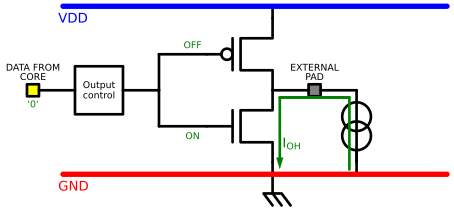

This chart was generated by the following Python code:
import schemdraw
from schemdraw import dsp, logic
from schemdraw import elements as elem

with schemdraw.Drawing() as d:
    d.config(unit=0.5)

    pfet = elem.PFet().reverse()
    nfet = elem.NFet().reverse()

    p = (
        logic.Line()
        .left(d.unit * 2)
        .at(pfet.gate)
        .label("OFF", "top", ofst=(-0.2, -0.1), fontsize=d.unit * 14, color="green")
    )
    n = (
        logic.Line()
        .left(d.unit * 2)
        .at(nfet.gate)
        .label("ON", "bottom", ofst=(-0.2, 0.1), fontsize=d.unit * 14, color="green")
    )

    mid_point = (p.end[0], pfet.drain[1])
    logic.Line().left(d.unit * 1.5).at(mid_point)
    dsp.Square().scale(d.unit * 2.0).label(
        "Output\ncontrol", halign="center", valign="center", fontsize=d.unit * 14
    )
    logic.Line().left(d.unit * 1.5)
    dsp.Square().scale(d.unit * 0.5).fill("yellow").label(
        "DATA FROM\nCORE", "top", ofst=(0, -d.unit * 0.5), fontsize=d.unit * 14
    ).label(
        "'0'", "bottom", ofst=(0, d.unit * 0.5), fontsize=d.unit * 14, color="green"
    )
    logic.Line().right(d.unit * 1.5).at(nfet.drain)
    dsp.Square().scale(d.unit * 0.5).fill("gray").label(
        "EXTERNAL\nPAD", "top", ofst=(0, d.unit * 0.5), fontsize=d.unit * 14
    )
    logic.Line().right(d.unit * 1.5)
    down_line = logic.Line().down(d.unit * 0.5)
    down_line2 = logic.Line().down(d.unit * 2.5)
    cm = elem.CurrentMirror().down().at(down_line.end)

    logic.Wire("|-").at(mid_point).to(p.end)
    logic.Wire("|-").at(mid_point).to(n.end)

    vdd_y = pfet.source[1] + d.unit * 0.5
    gnd_y = nfet.source[1] - d.unit * 0.5

    logic.Wire("|-").at(pfet.source).to((pfet.source[0], vdd_y))
    logic.Wire("|-").at(nfet.source).to((nfet.source[0], gnd_y))
    logic.Wire("|-").at(cm.end).to((cm.end[0], gnd_y))
    elem.GroundChassis().reverse().at((nfet.source[0], gnd_y))

    # [start] Current
    current_offset = d.unit * 0.3

    start_pt = (cm.end[0] - current_offset, gnd_y + 0.1)
    corner1 = (cm.end[0] - current_offset, nfet.drain[1] - current_offset)
    corner2 = (nfet.source[0] + current_offset, nfet.drain[1] - current_offset)
    end_pt = (nfet.source[0] + current_offset, gnd_y + 0.1)

    logic.Wire("|-").at(start_pt).to(corner2).color("green").linewidth(2)
    logic.Wire("-|", arrow="->").at(corner1).to(end_pt).color("green").linewidth(2)

    # I_OH 라벨 추가
    logic.Line().at((nfet.source[0] + current_offset, gnd_y + d.unit)).length(0).color(
        "green"
    ).label(
        r"$\text{I}_\text{OH}$",
        loc="right",
        color="green",
        ofst=(0, d.unit * 0.5),
        fontsize=d.unit * 20,
    )
    # [end] Current

    vdd_line = (
        logic.Line()
        .at((p.end[0] - d.unit * 4, vdd_y))
        .right(d.unit * 16)
        .label("VDD", loc="start", halign="left", fontsize=d.unit * 20)
        .color("blue")
        .linewidth(4)
    )

    gnd_line = (
        logic.Line()
        .at((p.end[0] - d.unit * 4, gnd_y))
        .right(d.unit * 16)
        .label("GND", loc="start", halign="left", fontsize=d.unit * 20)
        .color("red")
        .linewidth(4)
    )

    image_bytes = d.get_imagedata("svg")

with open("io-sink-current.svg", "wb") as f:
    f.write(image_bytes)
